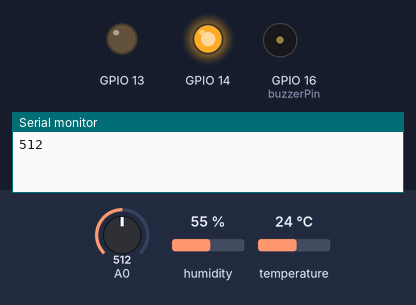
A sketch run on a simulated ESP8266 (NodeMCU). Parts: output pins drawn as LEDs (lit = HIGH), buzzer (waves = sounding), the last lines printed to the serial monitor. The inputs (shaded band) are chosen by the test bench; at power-on: A0 = 512, humidity 55 %, temperature 24 °C. WiFi joins after 1.5 s; servers stay silent unless stated.

Above: at 3.0 s.
3.1 s: A0 set to 390
At 4.9 s:
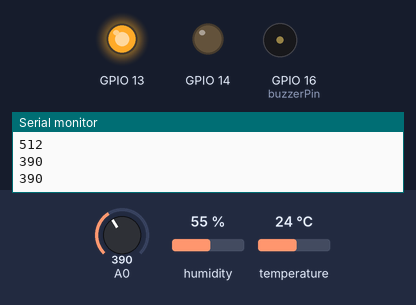
5.3 s: A0 set to 410
At 6.3 s:
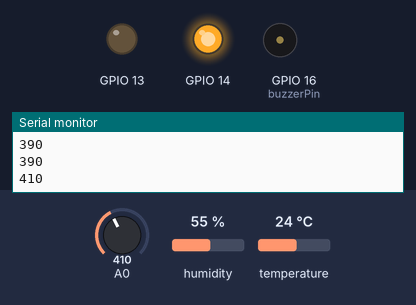
10.3 s: A0 set to 306
At 11.5 s:
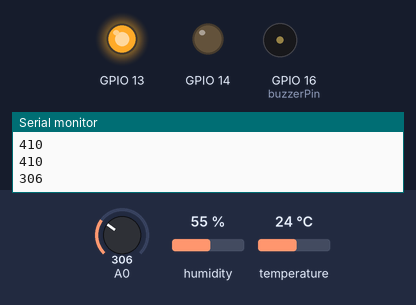
12.3 s: A0 set to 511
At 13.2 s:
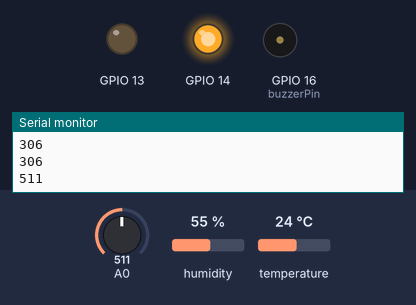
Timing chart, 0 to 17.3 s (numbered marks = the images above; inputs shaded):
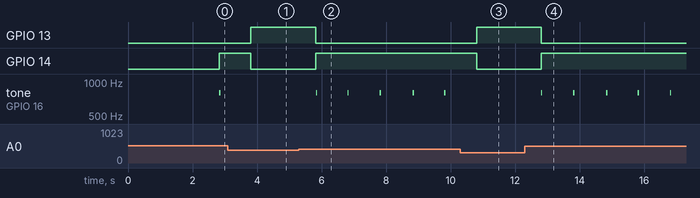

Measured:
- the behaviour switches between 400 and 401 on A0 (found by bisection; images 1 and 2)
- after the input at 3.1 s, GPIO 13: LOW → HIGH after 0.71 s; GPIO 14: HIGH → LOW after 0.71 s; tone on GPIO 16 (buzzerPin): stops changing and stays silent
- after the input at 5.3 s, GPIO 13: HIGH → LOW after 0.53 s; GPIO 14: LOW → HIGH after 0.53 s; tone on GPIO 16 (buzzerPin): alternates 800 Hz for 0.04 s and silent for 0.95 s, starting after 0.53 s
- after the input at 10.3 s, GPIO 13: LOW → HIGH after 0.51 s; GPIO 14: HIGH → LOW after 0.51 s; tone on GPIO 16 (buzzerPin): stops changing and stays silent
- after the input at 12.3 s, GPIO 13: HIGH → LOW after 0.51 s; GPIO 14: LOW → HIGH after 0.51 s; tone on GPIO 16 (buzzerPin): alternates 800 Hz for 0.04 s and silent for 0.96 s, starting after 0.51 s

The sketch:

DHT___MQ3.ino
```cpp
#include <LiquidCrystal_I2C.h>

#include <SPI.h>
#include <ESP8266WiFi.h>
#include <BlynkSimpleEsp8266.h>
#include <DHT.h>


char auth[] = "QSCHWaxIUMI3rAvMAXXvbOuddfWhEydm"; //Enter the Auth code which was send by Blink

char ssid[] = "hack";  //Enter your WIFI Name
char pass[] = "Easy@2021";  //Enter your WIFI Password
LiquidCrystal_I2C lcd(0x27,20,4);
#define DHTPIN 4


#define DHTTYPE DHT11
#define buzzerPin 16

DHT dht(DHTPIN, DHTTYPE);
BlynkTimer timer;
int gasSensor;
void sendSensor()
{
  float h = dht.readHumidity();
  float t = dht.readTemperature();

  lcd.setCursor(0,0);
  lcd.print("Temp: ");
  lcd.print(t);
  lcd.print("℃");

  lcd.setCursor(0,1);
  lcd.print("Humid: ");
  lcd.print(h);
  lcd.print("%");

  gasSensor=analogRead(A0);
  Serial.println(gasSensor);

  if(gasSensor>400)
  {
    digitalWrite(13,LOW);
    digitalWrite(14,HIGH);
     lcd.setCursor(0, 2);
     lcd.print("Value: ");
     lcd.print(gasSensor);
     lcd.setCursor(0, 3);
     lcd.print("Gas detected");
     tone(buzzerPin,800,40);

  }

  if(gasSensor<400)
  {
      digitalWrite(13,HIGH);
      digitalWrite(14,LOW);
      lcd.setCursor(0, 2);
      lcd.print("Value: ");
      lcd.print(gasSensor);
      lcd.setCursor(0, 3);
      lcd.print("---No gas---");
      noTone(buzzerPin);

  }

  Blynk.virtualWrite(V1, gasSensor);
  Blynk.virtualWrite(V5, h);  //V5 is for Humidity
  Blynk.virtualWrite(V6, t);  //V6 is for Temperature

}

void setup()
{
  Serial.begin(115200); // See the connection status in Serial Monitor
  Blynk.begin(auth, ssid, pass);

  dht.begin();
  pinMode(13,OUTPUT);
  pinMode(14,OUTPUT);
  pinMode(buzzerPin,OUTPUT);


  timer.setInterval(1000L, sendSensor);

}

void loop()
{
  Blynk.run(); // Initiates Blynk
  timer.run(); // Initiates SimpleTimer


}
```
